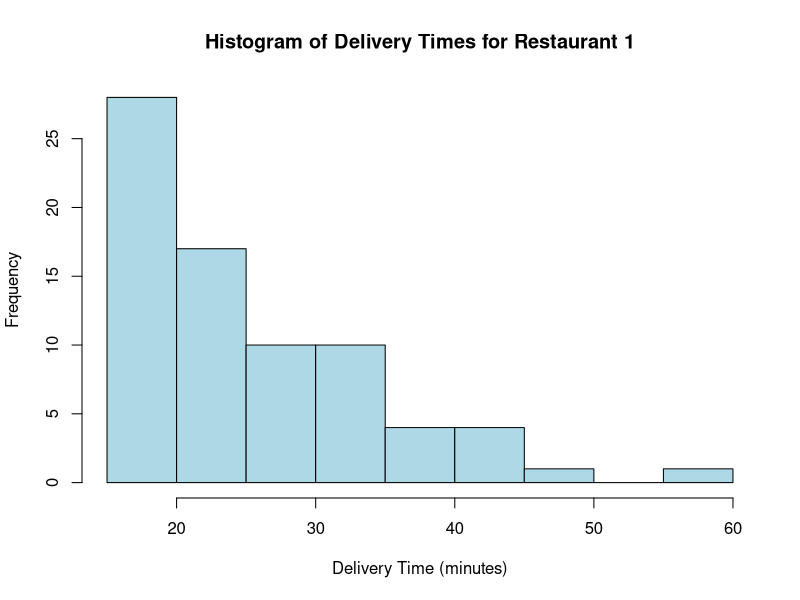
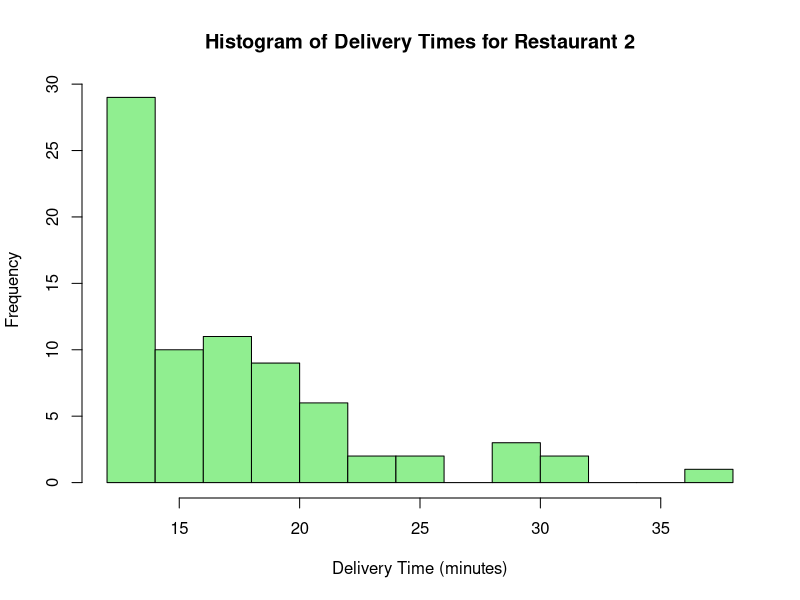
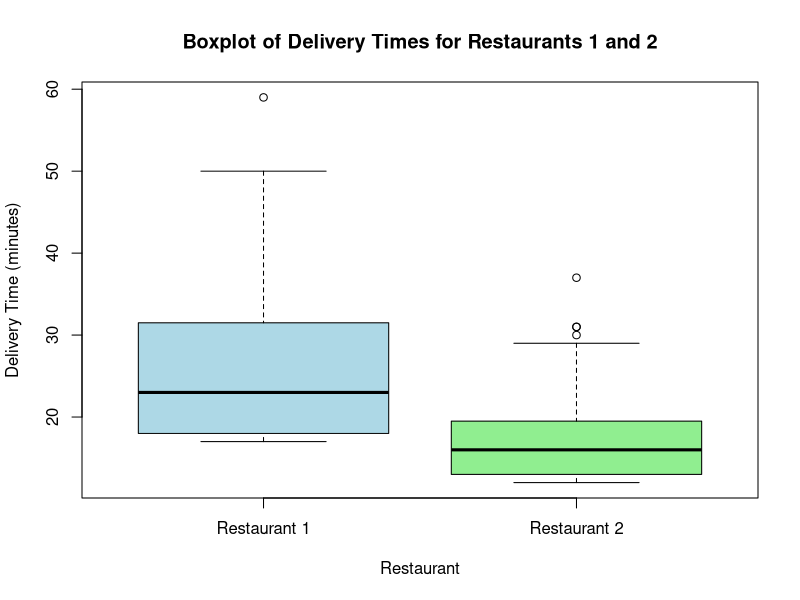

Source code (R) for these figures, in order:
## ---- chunk 1
# Load the data
data <- read.table("RestaurantDeliveryTime.txt", header = TRUE, sep = "\t")

# Preview the data
head(data)

str(data)

colnames(data)

## ---- chunk 2
sample_size <- length(data$Delivery.Time..Dominos.1)
sample_size

mean_delivery_time <- mean(data$Delivery.Time..Dominos.1)
mean_delivery_time

median_delivery_time <- median(data$Delivery.Time..Dominos.1)
median_delivery_time


## ---- chunk 3
# Extract delivery times for Restaurant 2
restaurant2_data <- data$Delivery.Time..Dominos.2

# Extract delivery times for Restaurant 1
restaurant1_data <- data$Delivery.Time..Dominos.1

mean_delivery_time_2 <- mean(restaurant2_data)
mean_delivery_time_2

median_delivery_time_2 <- median(restaurant2_data)
median_delivery_time_2

## ---- chunk 4
# Standard Deviation for Restaurant 1
sd_1 <- sd(restaurant1_data)
sd_1



variance_1 <- var(restaurant1_data)
variance_1

range_1 <- range(restaurant1_data)
range_1
# Calculate the range as the difference between the max and min
range_value_1 <- diff(range_1)
range_value_1


sd_2 <- sd(restaurant2_data)
sd_2

variance_2 <- var(restaurant2_data)
variance_2

## ---- chunk 5
library(e1071)

range_2 <- range(restaurant2_data)
range_value_2 <- diff(range_2)
range_value_2

skewness_1 <- skewness(restaurant1_data)
skewness_1

kurtosis_1 <- kurtosis(restaurant1_data)
kurtosis_1

skewness_2 <- skewness(restaurant2_data)
skewness_2

kurtosis_2 <- kurtosis(restaurant2_data)
kurtosis_2


## ---- chunk 6
# Histogram for Restaurant 1
hist(restaurant1_data, 
     main = "Histogram of Delivery Times for Restaurant 1", 
     xlab = "Delivery Time (minutes)", 
     col = "lightblue", 
     breaks = 10)  # Adjust breaks for better visualization

# Histogram for Restaurant 2
hist(restaurant2_data, 
     main = "Histogram of Delivery Times for Restaurant 2", 
     xlab = "Delivery Time (minutes)", 
     col = "lightgreen", 
     breaks = 10)  # Adjust breaks for better visualization

## ---- chunk 7
# Combine the data into a data frame for plotting
delivery_data <- data.frame(
  DeliveryTime = c(restaurant1_data, restaurant2_data),
  Restaurant = factor(rep(c("Restaurant 1", "Restaurant 2"), each = length(restaurant1_data)))
)

# Generate the Box and Whisker Plot
boxplot(DeliveryTime ~ Restaurant, data = delivery_data,
        main = "Boxplot of Delivery Times for Restaurants 1 and 2",
        ylab = "Delivery Time (minutes)", col = c("lightblue", "lightgreen"))

## ---- chunk 8
# Calculate the Pearson correlation coefficient
correlation_coefficient <- cor(restaurant1_data, restaurant2_data)
correlation_coefficient

